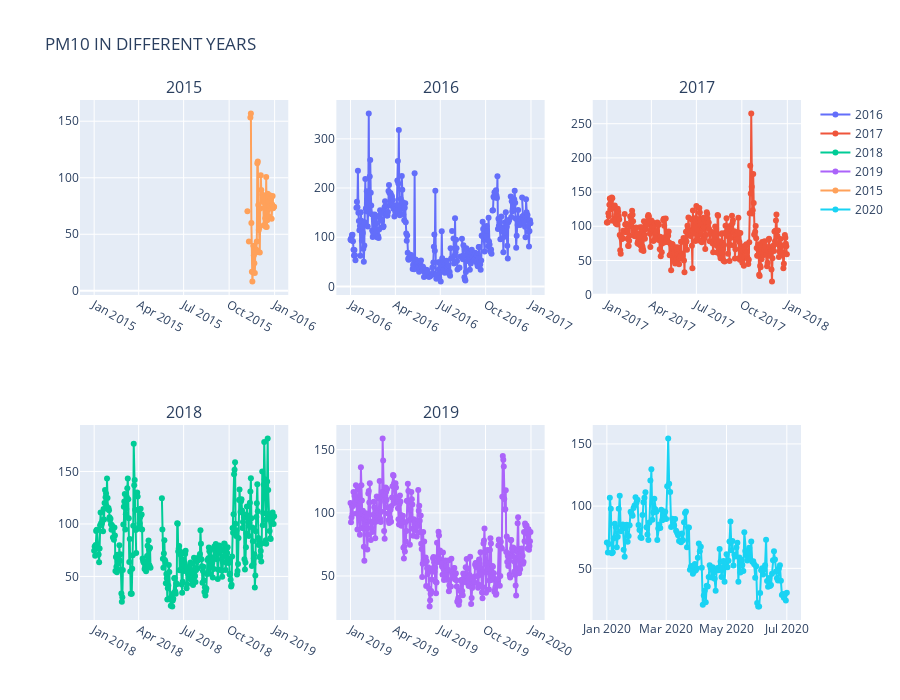

Here is the notebook cell this chart was saved with:
### Code cell
from plotly.subplots import make_subplots
fig = make_subplots(rows=2, cols=3,subplot_titles=("2015","2016", "2017", "2018","2019"))
fig.add_trace(
    go.Scatter(
    name ="2016",
    mode = "lines+markers",
    y = aqi_level_16.iloc[:,2],
    x = aqi_level_16.iloc[:,1]),
    row = 1 ,col =2)


fig.add_trace(go.Scatter(
    name ="2017",
    mode = "lines+markers",
    y = aqi_level_17.iloc[:,2],
    x = aqi_level_17.iloc[:,1]),
    row=1, col=3
)

    
    


fig.add_trace(go.Scatter(
    name ="2018",
    mode = "lines+markers",
    y = aqi_level_18.iloc[:,2],
    x = aqi_level_18.iloc[:,1]),
    row=2, col=1
)

fig.add_trace(go.Scatter(
    name ="2019",
    mode = "lines+markers",
    y = aqi_level_19.iloc[:,2],
    x = aqi_level_19.iloc[:,1]),
    row=2, col=2
)

fig.add_trace(go.Scatter(
    name ="2015",
    mode = "lines+markers",
    y = aqi_level_15.iloc[:,2],
    x = aqi_level_15.iloc[:,1]),
    row=1, col=1
)
fig.add_trace(go.Scatter(name="2020",
                         mode = "lines+markers", 
                         y = aqi_level_20.iloc[:,2],
                         x = aqi_level_20.iloc[:,1]),
                         row = 2,col = 3)
fig.update_layout(title_text="PM10 IN DIFFERENT YEARS", height=700)
fig.show()

### Figure 1 — Plotly figure (JSON) as saved in the notebook; plotly's stock layout.template omitted (floating-point values rounded to 4 significant figures; data arrays with more than 128 entries replaced by an {"elided": "..."} marker saying what was removed)
{"data": [{"mode": "lines+markers", "name": "2016", "type": "scatter", "x": {"elided": "366 str values"}, "xaxis": "x2", "y": {"elided": "366 float values"}, "yaxis": "y2"}, {"mode": "lines+markers", "name": "2017", "type": "scatter", "x": {"elided": "365 str values"}, "xaxis": "x3", "y": {"elided": "365 float values"}, "yaxis": "y3"}, {"mode": "lines+markers", "name": "2018", "type": "scatter", "x": {"elided": "365 str values"}, "xaxis": "x4", "y": {"elided": "365 float values"}, "yaxis": "y4"}, {"mode": "lines+markers", "name": "2019", "type": "scatter", "x": {"elided": "365 str values"}, "xaxis": "x5", "y": {"elided": "365 float values"}, "yaxis": "y5"}, {"mode": "lines+markers", "name": "2015", "type": "scatter", "x": {"elided": "365 str values"}, "xaxis": "x", "y": {"elided": "365 float values"}, "yaxis": "y"}, {"mode": "lines+markers", "name": "2020", "type": "scatter", "x": {"elided": "183 str values"}, "xaxis": "x6", "y": {"elided": "183 float values"}, "yaxis": "y6"}], "layout": {"annotations": [{"font": {"size": 16}, "showarrow": false, "text": "2015", "x": 0.1444, "xanchor": "center", "xref": "paper", "y": 1, "yanchor": "bottom", "yref": "paper"}, {"font": {"size": 16}, "showarrow": false, "text": "2016", "x": 0.5, "xanchor": "center", "xref": "paper", "y": 1, "yanchor": "bottom", "yref": "paper"}, {"font": {"size": 16}, "showarrow": false, "text": "2017", "x": 0.8556, "xanchor": "center", "xref": "paper", "y": 1, "yanchor": "bottom", "yref": "paper"}, {"font": {"size": 16}, "showarrow": false, "text": "2018", "x": 0.1444, "xanchor": "center", "xref": "paper", "y": 0.375, "yanchor": "bottom", "yref": "paper"}, {"font": {"size": 16}, "showarrow": false, "text": "2019", "x": 0.5, "xanchor": "center", "xref": "paper", "y": 0.375, "yanchor": "bottom", "yref": "paper"}], "height": 700, "title": {"text": "PM10 IN DIFFERENT YEARS"}, "xaxis": {"anchor": "y", "domain": [0, 0.2889]}, "xaxis2": {"anchor": "y2", "domain": [0.3556, 0.6444]}, "xaxis3": {"anchor": "y3", "domain": [0.7111, 1]}, "xaxis4": {"anchor": "y4", "domain": [0, 0.2889]}, "xaxis5": {"anchor": "y5", "domain": [0.3556, 0.6444]}, "xaxis6": {"anchor": "y6", "domain": [0.7111, 1]}, "yaxis": {"anchor": "x", "domain": [0.625, 1]}, "yaxis2": {"anchor": "x2", "domain": [0.625, 1]}, "yaxis3": {"anchor": "x3", "domain": [0.625, 1]}, "yaxis4": {"anchor": "x4", "domain": [0, 0.375]}, "yaxis5": {"anchor": "x5", "domain": [0, 0.375]}, "yaxis6": {"anchor": "x6", "domain": [0, 0.375]}}}
